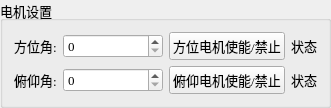
          <widget class="QGroupBox" name="groupBox_14">
           <property name="font">
            <font>
             <family>Times New Roman</family>
             <pointsize>10</pointsize>
            </font>
           </property>
           <property name="title">
            <string>电机设置</string>
           </property>
           <layout class="QVBoxLayout" name="verticalLayout_15">
            <item>
             <layout class="QHBoxLayout" name="horizontalLayout_34">
              <property name="sizeConstraint">
               <enum>QLayout::SetMinimumSize</enum>
              </property>
              <item>
               <widget class="QLabel" name="label_49">
                <property name="sizePolicy">
                 <sizepolicy hsizetype="Fixed" vsizetype="Fixed">
                  <horstretch>0</horstretch>
                  <verstretch>0</verstretch>
                 </sizepolicy>
                </property>
                <property name="font">
                 <font>
                  <family>Times New Roman</family>
                  <pointsize>10</pointsize>
                 </font>
                </property>
                <property name="text">
                 <string>方位角:</string>
                </property>
                <property name="alignment">
                 <set>Qt::AlignCenter</set>
                </property>
               </widget>
              </item>
              <item>
               <widget class="QSpinBox" name="spinBox_15">
                <property name="sizePolicy">
                 <sizepolicy hsizetype="Fixed" vsizetype="Fixed">
                  <horstretch>0</horstretch>
                  <verstretch>0</verstretch>
                 </sizepolicy>
                </property>
                <property name="minimumSize">
                 <size>
                  <width>100</width>
                  <height>0</height>
                 </size>
                </property>
                <property name="font">
                 <font>
                  <family>Times New Roman</family>
                  <pointsize>10</pointsize>
                 </font>
                </property>
               </widget>
              </item>
              <item>
               <widget class="QPushButton" name="pushButton_13">
                <property name="sizePolicy">
                 <sizepolicy hsizetype="Fixed" vsizetype="Fixed">
                  <horstretch>0</horstretch>
                  <verstretch>0</verstretch>
                 </sizepolicy>
                </property>
                <property name="font">
                 <font>
                  <family>Times New Roman</family>
                  <pointsize>10</pointsize>
                 </font>
                </property>
                <property name="text">
                 <string>方位电机使能/禁止</string>
                </property>
               </widget>
              </item>
              <item>
               <widget class="QLabel" name="label_50">
                <property name="font">
                 <font>
                  <family>Times New Roman</family>
                  <pointsize>10</pointsize>
                 </font>
                </property>
                <property name="text">
                 <string>状态</string>
                </property>
               </widget>
              </item>
             </layout>
            </item>
            <item>
             <layout class="QHBoxLayout" name="horizontalLayout_35">
              <property name="sizeConstraint">
               <enum>QLayout::SetMinimumSize</enum>
              </property>
              <item>
               <widget class="QLabel" name="label_51">
                <property name="sizePolicy">
                 <sizepolicy hsizetype="Fixed" vsizetype="Fixed">
                  <horstretch>0</horstretch>
                  <verstretch>0</verstretch>
                 </sizepolicy>
                </property>
                <property name="font">
                 <font>
                  <family>Times New Roman</family>
                  <pointsize>10</pointsize>
                 </font>
                </property>
                <property name="text">
                 <string>俯仰角:</string>
                </property>
                <property name="alignment">
                 <set>Qt::AlignCenter</set>
                </property>
               </widget>
              </item>
              <item>
               <widget class="QSpinBox" name="spinBox_16">
                <property name="sizePolicy">
                 <sizepolicy hsizetype="Fixed" vsizetype="Fixed">
                  <horstretch>0</horstretch>
                  <verstretch>0</verstretch>
                 </sizepolicy>
                </property>
                <property name="minimumSize">
                 <size>
                  <width>100</width>
                  <height>0</height>
                 </size>
                </property>
                <property name="font">
                 <font>
                  <family>Times New Roman</family>
                  <pointsize>10</pointsize>
                 </font>
                </property>
               </widget>
              </item>
              <item>
               <widget class="QPushButton" name="pushButton_14">
                <property name="sizePolicy">
                 <sizepolicy hsizetype="Fixed" vsizetype="Fixed">
                  <horstretch>0</horstretch>
                  <verstretch>0</verstretch>
                 </sizepolicy>
                </property>
                <property name="font">
                 <font>
                  <family>Times New Roman</family>
                  <pointsize>10</pointsize>
                 </font>
                </property>
                <property name="text">
                 <string>俯仰电机使能/禁止</string>
                </property>
               </widget>
              </item>
              <item>
               <widget class="QLabel" name="label_52">
                <property name="font">
                 <font>
                  <family>Times New Roman</family>
                  <pointsize>10</pointsize>
                 </font>
                </property>
                <property name="text">
                 <string>状态</string>
                </property>
               </widget>
              </item>
             </layout>
            </item>
           </layout>
          </widget>
